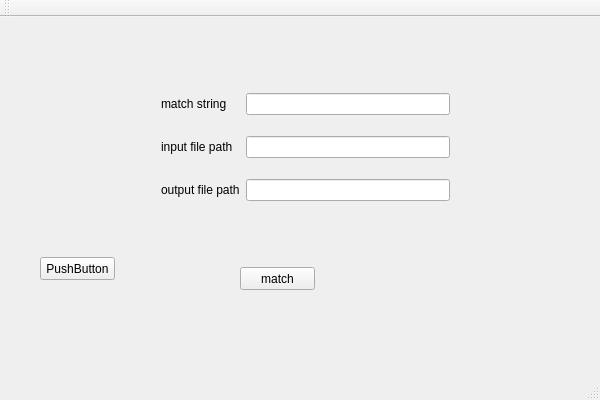
<?xml version="1.0" encoding="UTF-8"?>
<ui version="4.0">
 <class>helloqtClass</class>
 <widget class="QMainWindow" name="helloqtClass">
  <property name="geometry">
   <rect>
    <x>0</x>
    <y>0</y>
    <width>600</width>
    <height>400</height>
   </rect>
  </property>
  <property name="windowTitle">
   <string>helloqt</string>
  </property>
  <widget class="QWidget" name="centralWidget">
   <widget class="QPushButton" name="pushButton">
    <property name="geometry">
     <rect>
      <x>40</x>
      <y>240</y>
      <width>75</width>
      <height>23</height>
     </rect>
    </property>
    <property name="text">
     <string>PushButton</string>
    </property>
   </widget>
   <widget class="QPushButton" name="Match">
    <property name="geometry">
     <rect>
      <x>240</x>
      <y>250</y>
      <width>75</width>
      <height>23</height>
     </rect>
    </property>
    <property name="text">
     <string>match</string>
    </property>
   </widget>
   <widget class="QWidget" name="layoutWidget">
    <property name="geometry">
     <rect>
      <x>150</x>
      <y>50</y>
      <width>311</width>
      <height>161</height>
     </rect>
    </property>
    <layout class="QGridLayout" name="gridLayout">
     <item row="1" column="0">
      <widget class="QLabel" name="label_2">
       <property name="text">
        <string>input file path</string>
       </property>
      </widget>
     </item>
     <item row="2" column="1">
      <widget class="QLineEdit" name="OutputFileLineEdit">
       <property name="maxLength">
        <number>32767</number>
       </property>
      </widget>
     </item>
     <item row="1" column="1">
      <widget class="QLineEdit" name="InputFileLineEdit"/>
     </item>
     <item row="0" column="1">
      <widget class="QLineEdit" name="InputStrLineEdit">
       <property name="text">
        <string/>
       </property>
      </widget>
     </item>
     <item row="2" column="0">
      <widget class="QLabel" name="label_3">
       <property name="text">
        <string>output file path</string>
       </property>
      </widget>
     </item>
     <item row="0" column="0">
      <widget class="QLabel" name="label">
       <property name="text">
        <string>match string</string>
       </property>
       <property name="textFormat">
        <enum>Qt::PlainText</enum>
       </property>
      </widget>
     </item>
    </layout>
   </widget>
  </widget>
  <widget class="QMenuBar" name="menuBar">
   <property name="geometry">
    <rect>
     <x>0</x>
     <y>0</y>
     <width>600</width>
     <height>21</height>
    </rect>
   </property>
  </widget>
  <widget class="QToolBar" name="mainToolBar">
   <attribute name="toolBarArea">
    <enum>TopToolBarArea</enum>
   </attribute>
   <attribute name="toolBarBreak">
    <bool>false</bool>
   </attribute>
  </widget>
  <widget class="QStatusBar" name="statusBar"/>
 </widget>
 <layoutdefault spacing="6" margin="11"/>
 <resources>
  <include location="helloqt.qrc"/>
 </resources>
 <connections>
  <connection>
   <sender>Match</sender>
   <signal>clicked()</signal>
   <receiver>helloqtClass</receiver>
   <slot>Btn_MatchClick()</slot>
   <hints>
    <hint type="sourcelabel">
     <x>281</x>
     <y>289</y>
    </hint>
    <hint type="destinationlabel">
     <x>488</x>
     <y>261</y>
    </hint>
   </hints>
  </connection>
 </connections>
 <slots>
  <slot>Btn_OpenClick()</slot>
  <slot>Btn_MatchClick()</slot>
 </slots>
</ui>
